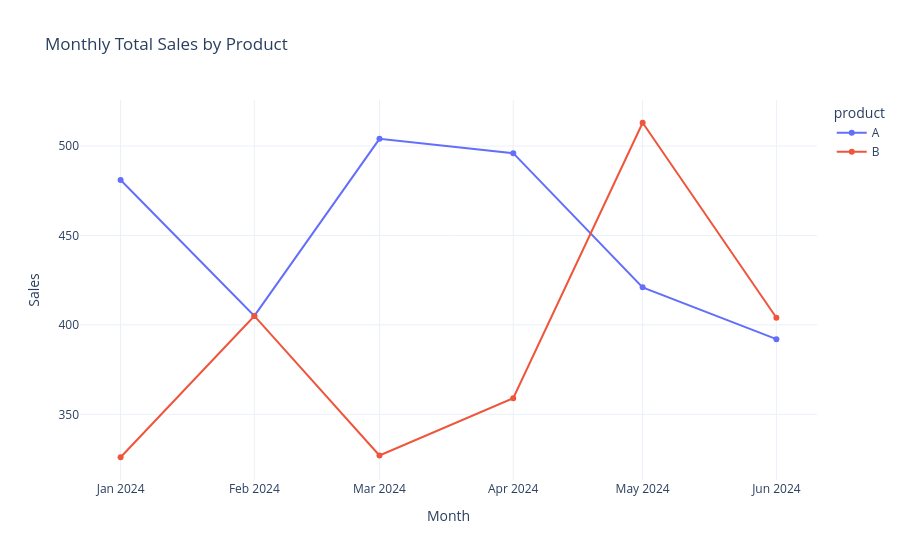

This figure's notebook cell:
### Code cell
fig = px.line(
    monthly_sales_pro,
    x="month",
    y="sales",
    markers=True,
    title="Monthly Total Sales by Product",
    color='product'
)

fig.update_layout(
    
    xaxis_title="Month",
    yaxis_title="Sales"
)

fig.show()

### Figure 1 — Plotly figure (JSON) as saved in the notebook; plotly's stock layout.template omitted (floating-point values rounded to 4 significant figures)
{"data": [{"hovertemplate": "product=A<br>month=%{x}<br>sales=%{y}<extra></extra>", "legendgroup": "A", "line": {"color": "#636efa", "dash": "solid"}, "marker": {"symbol": "circle"}, "mode": "lines+markers", "name": "A", "orientation": "v", "showlegend": true, "type": "scatter", "x": ["2024-01-01T00:00:00.000000", "2024-02-01T00:00:00.000000", "2024-03-01T00:00:00.000000", "2024-04-01T00:00:00.000000", "2024-05-01T00:00:00.000000", "2024-06-01T00:00:00.000000"], "xaxis": "x", "y": [481, 405, 504, 496, 421, 392], "yaxis": "y"}, {"hovertemplate": "product=B<br>month=%{x}<br>sales=%{y}<extra></extra>", "legendgroup": "B", "line": {"color": "#EF553B", "dash": "solid"}, "marker": {"symbol": "circle"}, "mode": "lines+markers", "name": "B", "orientation": "v", "showlegend": true, "type": "scatter", "x": ["2024-01-01T00:00:00.000000", "2024-02-01T00:00:00.000000", "2024-03-01T00:00:00.000000", "2024-04-01T00:00:00.000000", "2024-05-01T00:00:00.000000", "2024-06-01T00:00:00.000000"], "xaxis": "x", "y": [326, 405, 327, 359, 513, 404], "yaxis": "y"}], "layout": {"legend": {"title": {"text": "product"}, "tracegroupgap": 0}, "title": {"text": "Monthly Total Sales by Product"}, "xaxis": {"anchor": "y", "domain": [0, 1], "title": {"text": "Month"}}, "yaxis": {"anchor": "x", "domain": [0, 1], "title": {"text": "Sales"}}}}
